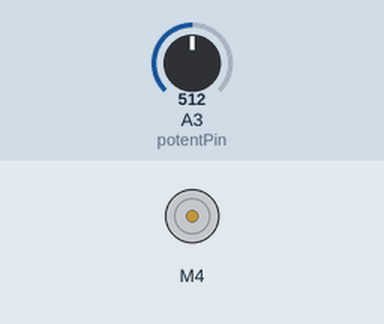
Bench run of a sketch on a simulated Arduino Uno, built with avr-gcc and run on an emulated ATmega328P. Shown: DC motor (green arrow = forward, orange = backward, longer = faster). Inputs (shaded band) come from the test bench; at power-on: A3 (potentPin) = 512.

Above: at 1.2 s.
1.3 s: A3 (potentPin) set to 716
At 2.0 s:
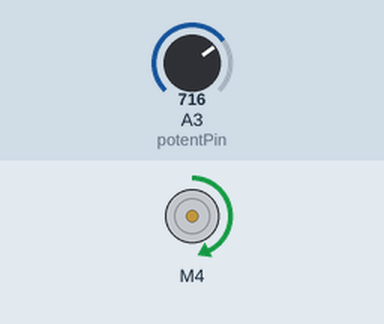
2.8 s: A3 (potentPin) set to 900
At 3.3 s:
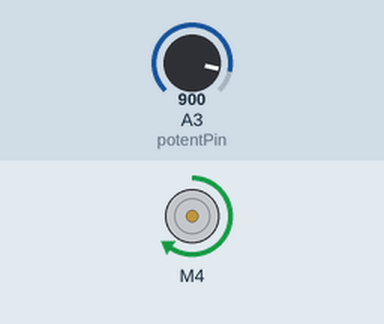
4.3 s: A3 (potentPin) set to 1023
At 5.5 s:
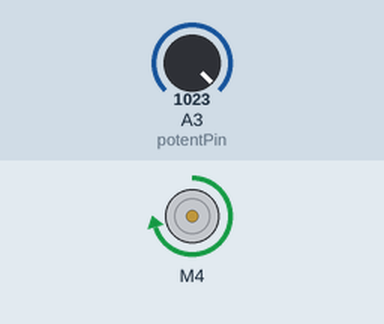
5.8 s: A3 (potentPin) set to 306
At 6.9 s:
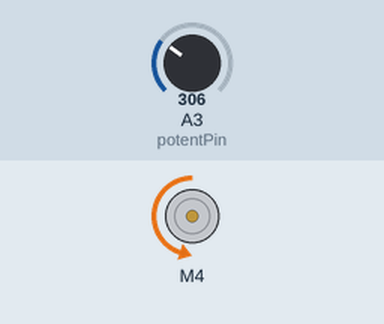
7.3 s: A3 (potentPin) set to 215
At 8.2 s:
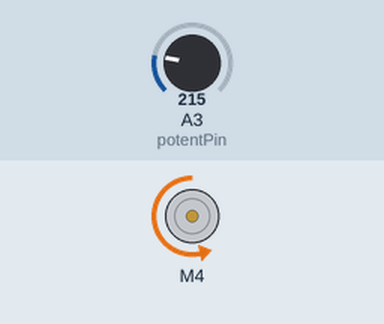
8.8 s: A3 (potentPin) set to 511
At 9.4 s:
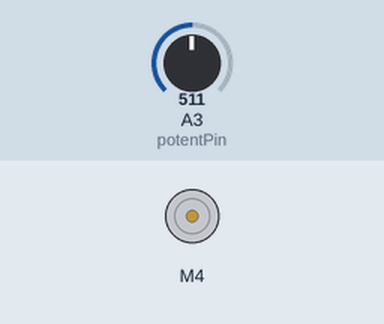
Timing chart, 0 to 11.3 s (numbered marks = the images above; inputs shaded):
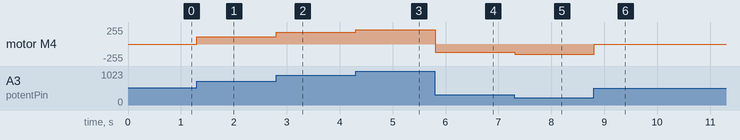

The sketch:

Astro_efocus.ino
```cpp
// Lib source : https://github.com/AndreaLombardo/L298N/
#include <L298NX2.h>


// Pin definition
const unsigned int EN = 1;
const unsigned int IN1 = 4;
const unsigned int IN2 = 2;
const unsigned int potentPin = 3;


const int middlePotValue = 524; // Analog value when pot is in middle position
const int minSpeed=60; // Minumum value for motor to turn
const int maxSpeed=225; // 90% of 250 for safety
const int threshold = 40; // Dead zone range


// Initialize motor
L298N motor(EN, IN1, IN2);


int potentValue = 0;
void setup()
{
  pinMode(EN, OUTPUT);
  pinMode(IN1, OUTPUT);
  pinMode(IN2, OUTPUT);
  pinMode(potentPin, INPUT);
}


void loop()
{
  int rawPotValue = analogRead(potentPin);
  potentValue = rawPotValue-middlePotValue;
  if(potentValue<0 && potentValue<-threshold){
    int speed = map(abs(potentValue + threshold), 0, middlePotValue - threshold, minSpeed, maxSpeed);
    motor.setSpeed(max(speed, minSpeed));
    motor.backward();
  }else if(potentValue > threshold){
    int speed = map(abs(potentValue - threshold), 0, middlePotValue - threshold, minSpeed, maxSpeed);
    motor.setSpeed(max(speed, minSpeed));
    motor.forward();
  }else{
    motor.stop();
  }
  delay(100);
}
```

Measured:
- after the input at 1.3 s, motor M4: stopped → forward 111/255 at once
- after the input at 2.8 s, motor M4: forward 111/255 → forward 174/255 at once
- after the input at 4.3 s, motor M4: forward 174/255 → forward 216/255 at once
- after the input at 5.8 s, motor M4: forward 216/255 → backward 120/255 at once
- after the input at 7.3 s, motor M4: backward 120/255 → backward 151/255 at once
- after the input at 8.8 s, motor M4: backward 151/255 → stopped at once
